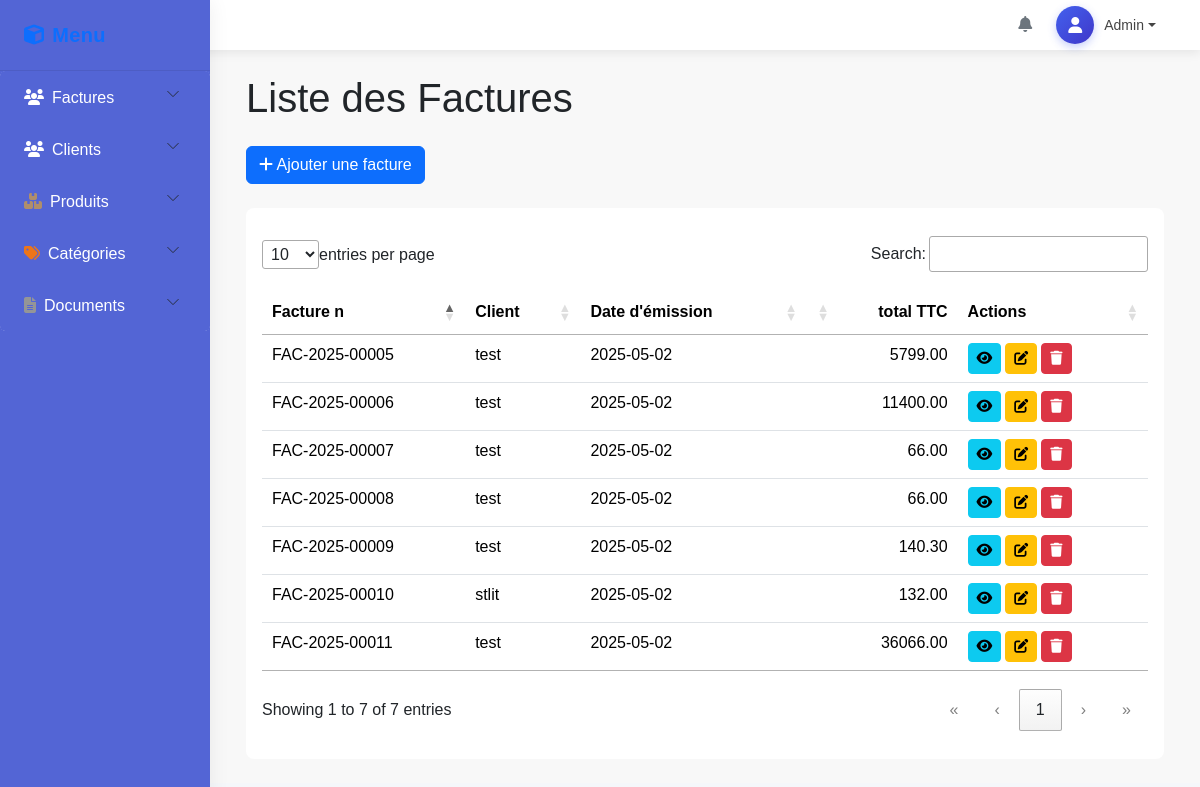
The page /factures on the database as committed earlier.
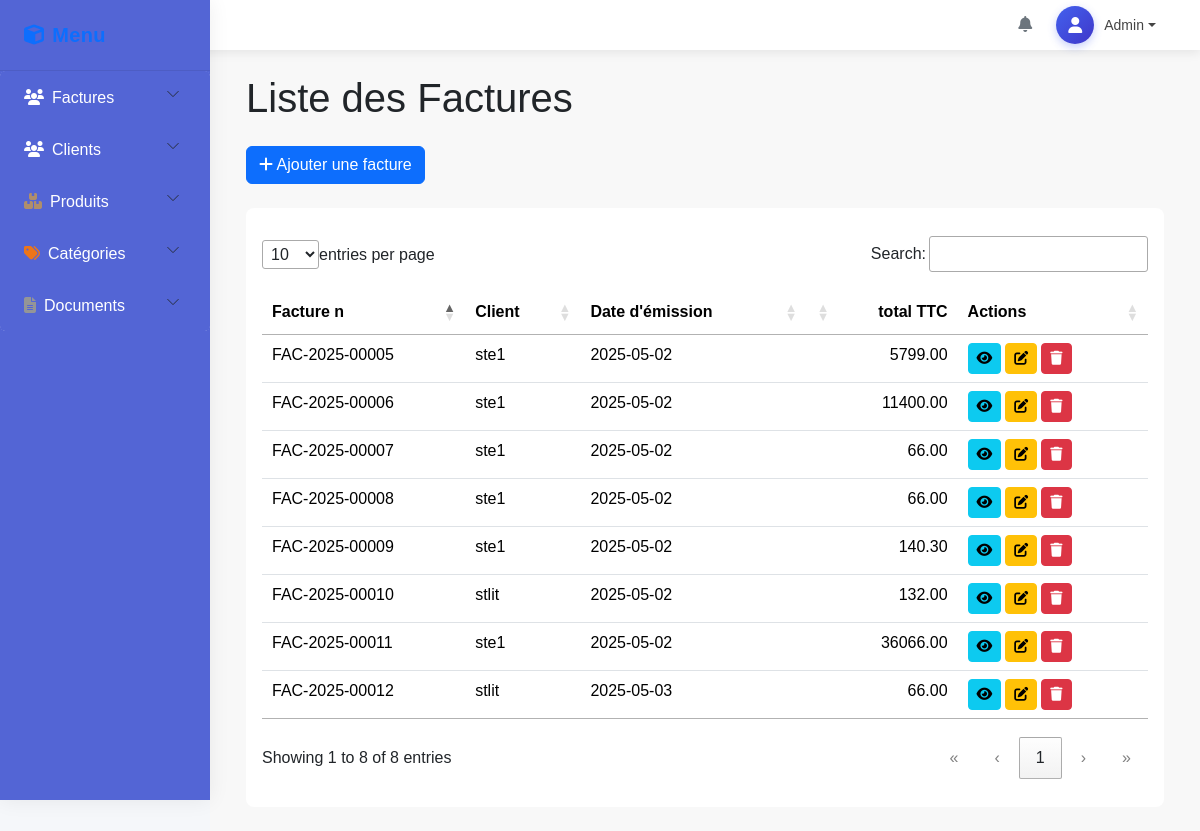
The same page on the database as committed later.
### tables this page shows
CREATE TABLE `factures` (
  `id` int(11) NOT NULL,
  `client_id` int(11) NOT NULL,
  `date_emission` date NOT NULL,
  `num_facture` varchar(20) DEFAULT NULL,
  `total_ht` decimal(10,2) DEFAULT NULL,
  `total_ttc` decimal(10,2) DEFAULT NULL,
  `modes_pay` varchar(100) DEFAULT NULL,
  `created_at` timestamp NOT NULL DEFAULT current_timestamp()
);

CREATE TABLE `clients` (
  `id` int(11) NOT NULL,
  `nom_ste` varchar(255) NOT NULL,
  `ice` int(11) DEFAULT NULL,
  `idf` int(11) DEFAULT NULL,
  `adresse` varchar(255) DEFAULT NULL,
  `email` varchar(255) DEFAULT NULL,
  `telephone` varchar(15) DEFAULT NULL
);

### app/controllers/FactureController.php (called while the page is built, shortened)
<?php
require_once MODEL_PATH . '/FactureModel.php';
class FactureController {
    private $factureModel;
    public function __construct($db) {
        $this->factureModel = new FactureModel($db);
    }
    public function index() {
        $factures = $this->factureModel->getFactures();
        include VIEW_PATH . '/layouts/main.php';
    }
}

### app/models/FactureModel.php (called while the page is built, shortened)
<?php
class FactureModel {
    public $db;
    public function __construct($dbConnection) {
        $this->db = $dbConnection;
    }
    public function getFactures() {
        try {
            $query = "SELECT f.id, f.num_facture, f.date_emission, f.total_ht, f.total_ttc, c.nom_ste FROM factures f INNER JOIN clients c ON f.client_id = c.id ORDER BY f.created_at DESC";
            $stmt = $this->db->prepare($query);
            $stmt->execute();
            return $stmt->fetchAll(PDO::FETCH_ASSOC);
        } catch (PDOException $e) {
            error_log("Database error: " . $e->getMessage());
            return [];
        }
    }
}

### app/views/pages/factures/index.php (the view, shortened to what this page needs)
<div class="container">
    <h1>Liste des Factures</h1>
    <div class="my-4">
        <a href="/stage/factures/add" class="btn btn-primary">
            <i class="fas fa-plus"></i> Ajouter une facture
        </a>
    </div>
    <div class="bg-white p-3 rounded-3">
    <table class="table table-striped mt-4" id="facturesTable">
        <thead>
            <tr>
                <th>Facture n</th>
                <th>Client</th>
                <th>Date d'émission</th>
                <th>total TTC</th>
                <th>Actions</th>
            </tr>
        </thead>
        <tbody>
            <?php if (empty($factures)): ?>
                <tr>
                    <td colspan="5" class="text-center">Aucune facture trouvée</td>
                </tr>
            <?php else: ?>
                <?php foreach ($factures as $facture): ?>
                    <tr>
                        <td><?= htmlspecialchars($facture['num_facture']) ?></td>
                        <td><?= htmlspecialchars($facture['nom_ste']) ?></td>
                        <td><?= htmlspecialchars($facture['date_emission']) ?></td>
                        <td><?= htmlspecialchars($facture['total_ttc']) ?></td>
                        <td class="d-flex">
                            <a href="/stage/factures/show?id=<?= $facture['id'] ?>" class="btn btn-info btn-sm me-1"
                                title="Détails">
                                <i class="fas fa-eye"></i>
                            </a>
                            <a href="/stage/factures/edit?id=<?= $facture['id'] ?>" class="btn btn-warning btn-sm me-1"
                                title="Modifier">
                                <i class="fas fa-edit"></i>
                            </a>
                            <form method="post" action="/stage/facture/delete" class="d-inline"
                                onsubmit="return confirm('Êtes-vous sûr de vouloir supprimer cette facture?');">
                                <button type="submit" class="btn btn-danger btn-sm" title="Supprimer">
                                    <i class="fas fa-trash"></i>
                                </button>
                            </form>
                        </td>
                    </tr>
                <?php endforeach; ?>
            <?php endif; ?>
        </tbody>
    </table></div>
</div>

### public/index.php (shortened to what this page needs)
<?php
require_once MODEL_PATH . '/FactureModel.php';
require_once CONTROLLER_PATH . '/FactureController.php';
$db = databaseConnection();
$request_uri = $_SERVER['REQUEST_URI'];
$method = $_SERVER['REQUEST_METHOD'];
$request_uri = preg_replace('/\/stage/', '', $request_uri, 1);
$uri_parts = parse_url($request_uri);
$path = $uri_parts['path'];
$routes = [
    'GET /' => 'DashboardController@index',
    'GET /login' => 'DashboardController@login',
    'GET /clients' => 'ClientController@index',
    'GET /clients/add' => 'ClientController@create',
    'POST /clients/store' => 'ClientController@store',
    'GET /clients/edit' => 'ClientController@edit',
    'POST /clients/update' => 'ClientController@update',
    'POST /clients/delete' => 'ClientController@delete',
    'GET /clients/show' => 'ClientController@show',
    'GET /produits' => 'ProduitController@index',
    'GET /produits/add' => 'ProduitController@create',
    'POST /produits/store' => 'ProduitController@store',
    'GET /produits/edit' => 'ProduitController@edit',
    'POST /produits/update' => 'ProduitController@update',
    'POST /produits/delete' => 'ProduitController@delete',
    'GET /produits/show' => 'ProduitController@show',
    'GET /categories' => 'CategorieController@index',
    'POST /categories/store' => 'CategorieController@store',
    'GET /categories/edit' => 'CategorieController@edit',
    'POST /categories/update' => 'CategorieController@update',
    'POST /categories/delete' => 'CategorieController@delete',
    'GET /factures' => 'FactureController@index',
    'GET /factures/add' => 'FactureController@create',
    'POST /factures/store' => 'FactureController@store',
    'GET /factures/edit' => 'FactureController@edit',
    'POST /factures/update' => 'FactureController@update',
    'POST /factures/delete' => 'FactureController@delete',
    'GET /factures/show' => 'FactureController@show',
    'POST /factures/saveLine' => 'FactureController@saveLine',
];
$route_key = "$method $path";
if (isset($routes[$route_key])) {
    list($controller, $action) = explode('@', $routes[$route_key]);
    (new $controller($db))->$action();
    exit;
}

### app/views/layouts/main.php (shortened to what this page needs)
<!DOCTYPE html>
<html lang="fr">
<head>
    <link href="/stage/public/assets/css/bootstrap.min.css" rel="stylesheet">
    <link href="/stage/public/assets/css/all.min.css" rel="stylesheet">
    <link href="/stage/public/assets/datatables/datatables.min.css" rel="stylesheet">
    <link href="/stage/public/assets/datatables/dataTables.bootstrap5.min.css" rel="stylesheet">
    <link href="/stage/public/assets/css/app.css" rel="stylesheet">
</head>
<body>
    <?php include __DIR__ . '/sidebar.php'; ?>
    <?php include __DIR__ . '/navbar.php'; ?>
    <div class="main-content">
        <div class="container-fluid" style="overflow-x: auto;">
            <?php include VIEW_PATH. '/' . $content_view . '.php'; ?>
        </div>
    </div>
    <?php include __DIR__ . '/footer.php'; ?>
</body>
</html>

### app/views/layouts/sidebar.php (shortened to what this page needs)
<div class="sidebar d-none d-md-block">
    <div class="sidebar-header p-3">
        <h5 class="mb-0 text-primary"><i class="fas fa-cube me-2"></i>Menu</h5>
    </div>
    <div class="sidebar-menu">
        <div class="accordion" id="sidebarMenu">
            <div class="accordion-item border-0">
                <h2 class="accordion-header">
                    <button class="accordion-button collapsed" type="button" data-bs-toggle="collapse" data-bs-target="#factures">
                        <i class="fas fa-users me-2" style='color: rgb(255, 255, 255);'></i>Factures
                    </button>
                </h2>
            </div>
            <div class="accordion-item border-0">
                <h2 class="accordion-header">
                    <button class="accordion-button collapsed" type="button" data-bs-toggle="collapse" data-bs-target="#clients">
                        <i class="fas fa-users me-2" style='color: rgb(255, 255, 255);'></i>Clients
                    </button>
                </h2>
            </div>
            <div class="accordion-item border-0">
                <h2 class="accordion-header">
                    <button class="accordion-button collapsed" type="button" data-bs-toggle="collapse" data-bs-target="#products">
                        <i class="fas fa-boxes me-2" style='color: rgb(175, 142, 107);'></i>Produits
                    </button>
                </h2>
            </div>
            <div class="accordion-item border-0">
                <h2 class="accordion-header">
                    <button class="accordion-button collapsed" type="button" data-bs-toggle="collapse" data-bs-target="#categories">
                        <i class="fas fa-tags me-2" style='color: rgb(237, 117, 25);'></i>Catégories
                    </button>
                </h2>
            </div>
            <div class="accordion-item border-0">
                <h2 class="accordion-header">
                    <button class="accordion-button collapsed" type="button" data-bs-toggle="collapse" data-bs-target="#documents">
                        <i class="fas fa-file-alt me-2" style='color: rgb(148, 149, 151);'></i> Documents
                    </button>
                </h2>
            </div>
        </div>
    </div>
</div>

### app/views/layouts/navbar.php (shortened to what this page needs)
<nav class="navbar navbar-expand">
    <div class="container-fluid">
        <span class="navbar-brand">Dashboard</span>
        <div class="d-flex align-items-center">
            <a href="#" class="notification-badge me-3 text-secondary">
                <i class="fas fa-bell"></i>
            </a>
            <div class="dropdown">
                <a href="#" class="dropdown-toggle d-flex align-items-center text-decoration-none" data-bs-toggle="dropdown">
                    <div class="user-avatar">
                        <i class="fas fa-user"></i>
                    </div>
                    <span>Admin</span>
                </a>
            </div>
        </div>
    </div>
</nav>

### app/views/layouts/footer.php (shortened to what this page needs)
</body>
</html>

### public/assets/css/app.css (style rules this page uses)
:root { --primary-color: #4361ee; --secondary-color: #3f37c9; --light-color: #f8f9fa; --dark-color: #212529; --sidebar-width: 210px; --sidebar-bg: #5365d5; --sidebar-hover: #f3f5ff; --border-radius: 8px; --transition-speed: 0.3s; }
body { font-family: 'Poppins', Arial, sans-serif; background-color: #f5f7fa; overflow-x: hidden; }
.navbar { background-color: #ffffff; box-shadow: 0 3px 10px rgba(0,0,0,0.08); height: 50px; padding: 0 1.5rem; transition: all 0.3s ease; }
.navbar-brand { font-weight: 600; font-size: 14px; color: #333; letter-spacing: 0.3px; position: relative; padding-left: 28px; }
.navbar-brand:before { content: ''; position: absolute; left: 0; top: 50%; transform: translateY(-50%); width: 18px; height: 18px; background-color: #4361ee; border-radius: 4px; }
.navbar .dropdown-toggle { color: #444; font-weight: 500; transition: all 0.2s; padding: 0.5rem; border-radius: 8px; }
.navbar .user-avatar { display: flex; align-items: center; justify-content: center; width: 38px; height: 38px; background: linear-gradient(135deg, #4361ee, #3f37c9); border-radius: 50%; color: white; font-size: 16px; box-shadow: 0 3px 8px rgba(67, 97, 238, 0.3); transition: all 0.3s; }
.navbar .dropdown-toggle span { margin-left: 10px; font-size: 14px; }
.sidebar { width: var(--sidebar-width); height: 100vh; background: var(--sidebar-bg); position: fixed; left: 0; top: 0; box-shadow: 0 0 20px rgba(0,0,0,0.07); z-index: 1001; overflow-y: auto; transition: transform var(--transition-speed); }
.sidebar-menu button { background-color: var(--sidebar-bg); color: white; }
.sidebar-header { border-bottom: 1px solid rgba(0,0,0,0.08); padding: 1.45rem 1.5rem !important; }
.sidebar-header h5 { font-weight: 600; letter-spacing: 0.3px; }
.accordion-button { padding: 1rem 1.5rem; font-weight: 500; border: none; background: transparent; transition: all var(--transition-speed); }
.accordion-button::after { background-size: 14px; transition: transform 0.25s ease; }
.main-content { margin-left: var(--sidebar-width); min-height: calc(100vh - 70px); transition: margin-left var(--transition-speed); background-color: #f8f8f8; }
.main-content .container-fluid { padding: 1.5rem; }

Rows that differ between the two databases and show on the page:
added factures: num_facture "FAC-2025-00012", client.nom_ste "stlit", date_emission "2025-05-03", total_ttc "66.00"
changed through a linked row, factures "FAC-2025-00011": client.nom_ste "test" → "ste1"
changed through a linked row, factures "FAC-2025-00009": client.nom_ste "test" → "ste1"
changed through a linked row, factures "FAC-2025-00008": client.nom_ste "test" → "ste1"
changed through a linked row, factures "FAC-2025-00007": client.nom_ste "test" → "ste1"
changed through a linked row, factures "FAC-2025-00006": client.nom_ste "test" → "ste1"
changed through a linked row, factures "FAC-2025-00005": client.nom_ste "test" → "ste1"
Other text that changed with them:
text written by a page script: "entries per page Search: Showing 1 to 7 of 7 entries « ‹ 1 › »" → "entries per page Search: Showing 1 to 8 of 8 entries « ‹ 1 › »"
